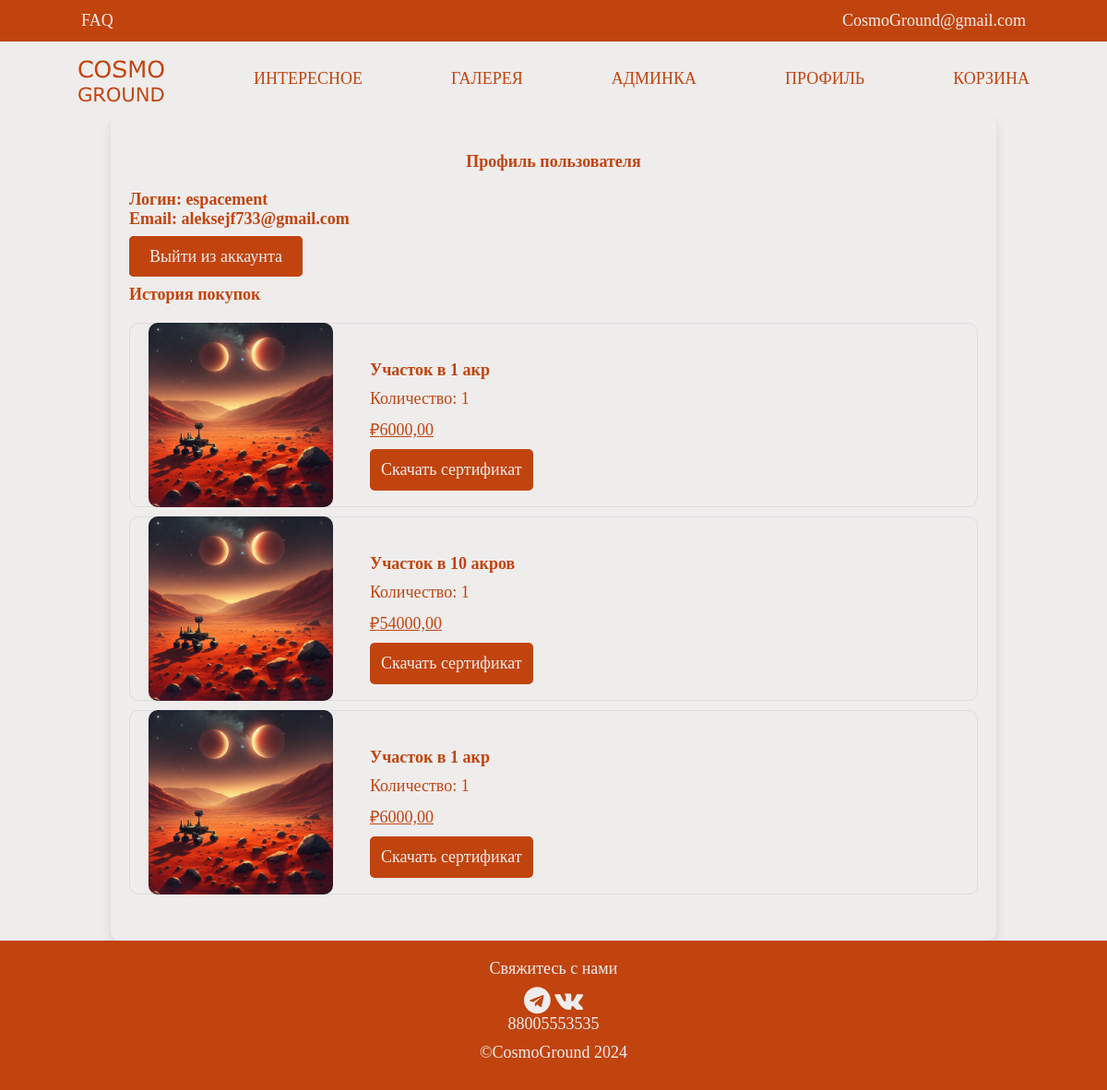
Before: /users/profile/ (signed in) with the older database file.
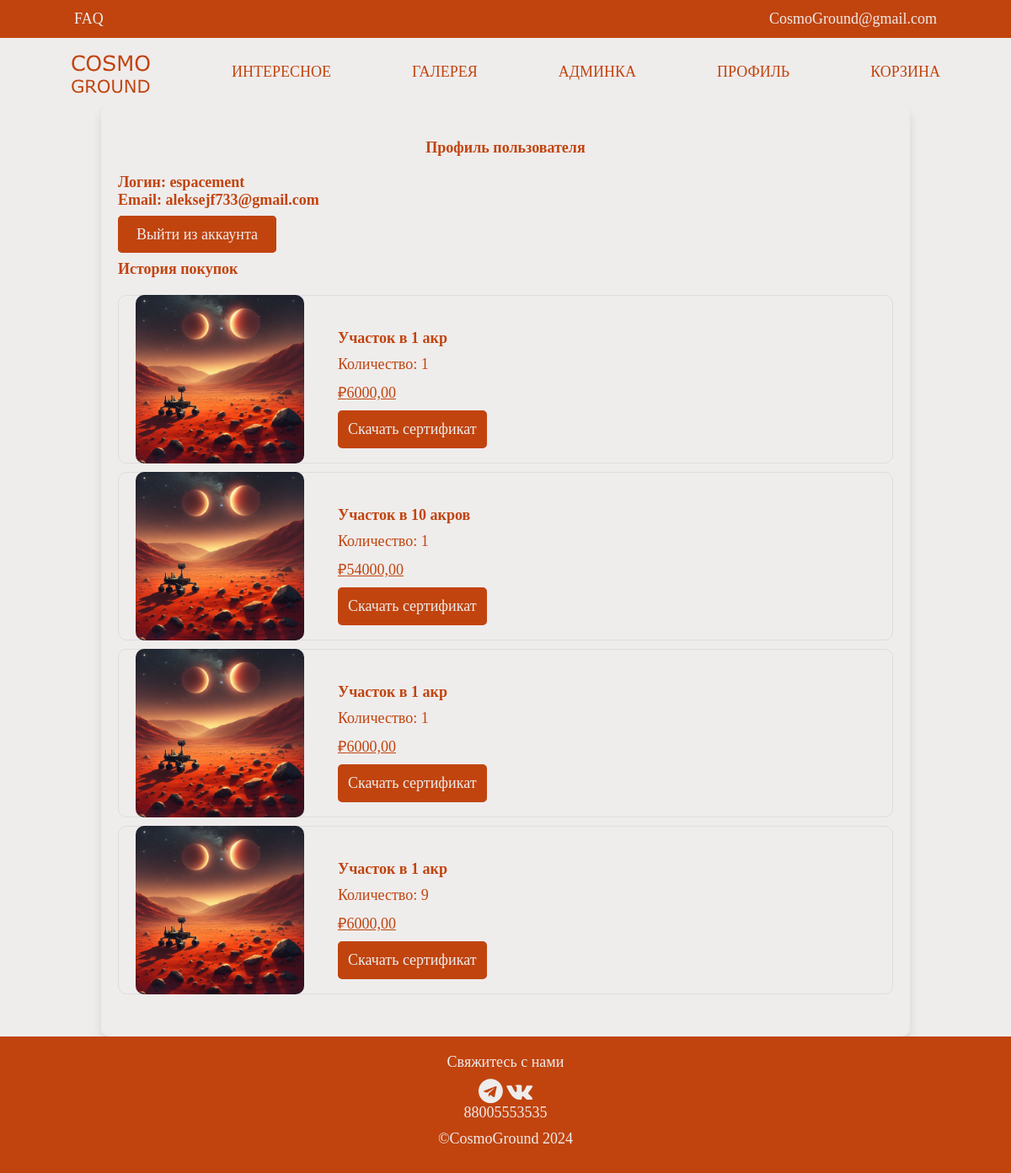
After: the same page with the newer database file.
### users/models.py (models this page shows, shortened)
class User(AbstractUser):
    email = models.EmailField(unique=True)
    groups = models.ManyToManyField(
        Group,
        related_name='custom_groups',  # Уникальное имя
        blank=True,
        help_text='The groups this user belongs to. A user will get all permissions granted to each of their groups.',
        related_query_name='custom_user',
    )
    user_permissions = models.ManyToManyField(
        Permission,
        related_name='custom_permissions',  # Уникальное имя
        blank=True,
        help_text='Specific permissions for this user.',
        related_query_name='custom_user',
    )
    objects = CustomUserManager()
    USERNAME_FIELD = 'username'
    EMAIL_FIELD = 'email'
    REQUIRED_FIELDS = ['email']

### main/models.py (models this page shows, shortened)
class OrderItem(models.Model):
    order = models.ForeignKey(Order, on_delete=models.CASCADE)
    plot = models.ForeignKey(plots, on_delete=models.CASCADE)
    quantity = models.PositiveIntegerField(default=1)
    class Meta:
        db_table = "order_item"
        verbose_name = "Товар в заказе"
        verbose_name_plural = "Товары в заказе"

class plots(models.Model):
    price = models.DecimalField(default=0, max_digits=7, decimal_places=2, verbose_name="Цена")
    size = models.CharField(max_length=50)
    image = models.ImageField(upload_to='assets', blank=True, null=True, verbose_name="Изображение")
    class Meta:
        db_table = "plot"
        verbose_name = "Участок"
        verbose_name_plural = "Участки"

### users/views.py (the view)
# urls.py: path('profile/', views.profile, name='profile'),
@login_required
def profile(request):
    orders = Order.objects.filter(user=request.user)
    context = {
        'title': 'Профиль',
        'username': request.user.username,
        'email': request.user.email,
        'orders': orders,
    }
    return render(request, 'users/profile.html', context)

### main/context_processors.py (called while the page is built)
def cart_item_count(request):
    if request.user.is_authenticated:
        cart, created = Cart.objects.get_or_create(user=request.user)
        item_count = cart.cartitem_set.count()
    else:
        item_count = 0
    return {'cart_item_count': item_count}

### users/templates/users/profile.html (shortened to what this page needs)
{% extends "base.html" %}
{% load static %}
{% block content %}
<div class="profile-container">
    <h1>Профиль пользователя</h1>
    <p class="user-email">Логин: <span class="user-email">{{ username }}</span></p>
    <p class="user-email">Email: <span class="user-email">{{ email }}</span></p>
    <a class="logout-button" href="{% url 'users:logout' %}">Выйти из аккаунта</a>
    <div class="purchased-plots">
        <h2>История покупок</h2>
        {% for order in orders %}
            {% for item in order.orderitem_set.all %}
                <div class="item" style="background-color: #EFECEC;">
                    {% if item.plot.image %}
                        <img src="{{ item.plot.image.url }}" alt="{{ item.plot.size }}" class="item-img">
                    {% else %}
                        <img src="{% static 'assets/default-plot.jpg' %}" alt="Участок" class="item-img">
                    {% endif %}
                    <div class="item-details">
                        <p class="item-name">{{ item.plot.size }}</p>
                        <p class="item-quantity">Количество: {{ item.quantity }}</p>
                        <p class="item-price">₽{{ item.plot.price}}</p>
                        <a href="#" class="item-button">Скачать сертификат</a>
                    </div>
                </div>
            {% endfor %}
        {% endfor %}
    </div>
</div>
{% endblock %}

### templates/base.html (shortened to what this page needs)
{% load static %}
<!DOCTYPE html>
<html lang="en">
<head>
    <link rel="stylesheet" href="{% static "style.css" %}">
    <link rel="stylesheet" href="https://cdnjs.cloudflare.com/ajax/libs/font-awesome/4.7.0/css/font-awesome.min.css">
    <link rel="stylesheet" href="https://cdnjs.cloudflare.com/ajax/libs/toastr.js/latest/toastr.min.css">
</head>
<body>
    <header>
        <div class="upper_container">
            <div class="upper__content">
                <a class="infohead" href="{% url "main:faq" %}">FAQ</a>
                <a class="infohead" href="mailto:CosmoGround@gmail.com">CosmoGround@gmail.com</a>
            </div>
        </div>
        <div class="header__content">
            <div class="header__container">
                <a href="{% url "main:index" %}"><img class="nav" src="{% static "assets/logo.svg" %}" alt="logo"></a>
                <a class="nav" href="{% url "additions:public" %}">ИНТЕРЕСНОЕ</a>
                <a class="nav" href="{% url "additions:gallery" %}">ГАЛЕРЕЯ</a>
                {% if not user.is_authenticated %}
                    <a class="nav" href= "{% url "users:autho" %}">ВОЙТИ</a>
                {% else %}
                    {% if user.is_staff %}
                        <a class="nav" href="{% url "admin:index" %}">АДМИНКА</a>
                    {% endif %}
                    <a class="nav" href="{% url "users:profile" %}">ПРОФИЛЬ</a>
                {% endif %}
                <a class="nav" href="{% url 'main:cart_detail' %}">КОРЗИНА</a>
            </div>
        </div>
    </header>
    <main>
        {% block content %}{% endblock  %}
    </main>
    <footer>
        <p>Свяжитесь с нами</p>
        <div class="social-icons">
            <a href="https://t.me/yourlink" target="_blank"><i class="fa fa-telegram tg-ico" style="font-size: 1.6rem;"></i></a>
            <a href="https://vk.com/yourlink" target="_blank"><i class="fa fa-vk vk-ico" style="font-size: 1.6rem;"></i></a>
        </div>
        <a href="tel:880055с53535" class="infohead">88005553535</a>
        <p>©CosmoGround 2024</p>
    </footer>
</body>
</html>

Changed rows visible on the page:
added OrderItem: plot.image (picture), plot.size "Участок в 1 акр", quantity "9", plot.price "6000,00"
